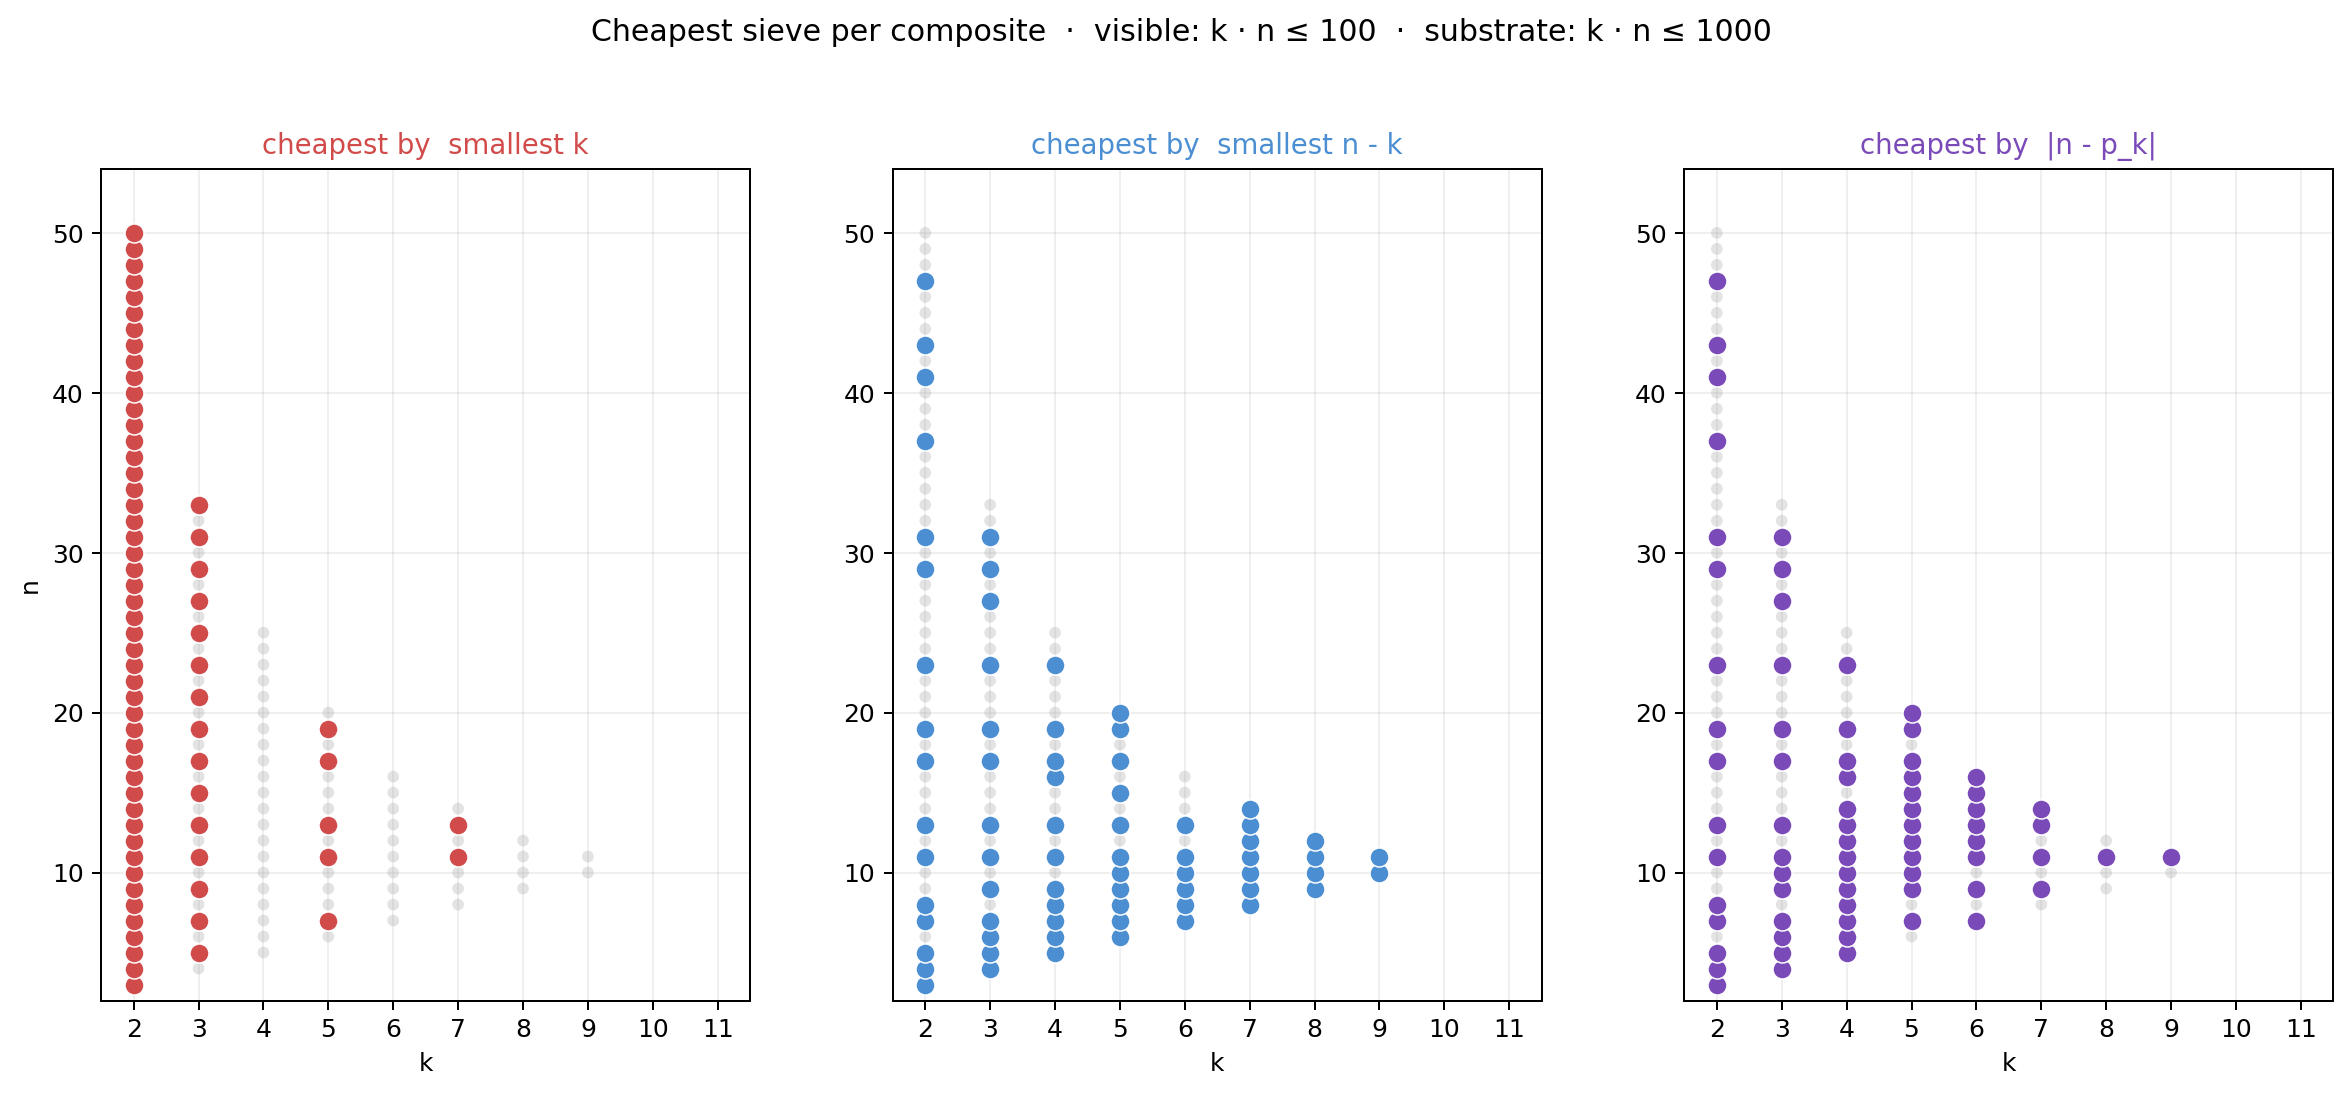

Recreate this plot in Python.
"""
Plot 9: cheapest sieve per target.

For each composite N in witnesses.npz, find the witness pair (k, n)
that minimizes each of three cost functions on the implied row map:

  cost_k     = k                  catch N at the earliest position
  cost_diag  = n - k              most balanced factorization
  cost_prime = |n - p_k|          closest to the prime row map

Render a 3-panel figure showing the cheapest-sieve winners over the
visible lattice (PLOT_BOUND = 100). Save winners.npz mapping each
composite up to DATA_BOUND = 1000 to its winner under each cost.
Compute the agreement rate -- fraction of composites where all three
costs pick the same winner -- and the pairwise agreement rates.

Run with `sage cheapest_sieve.py`.
"""

import numpy as np
import matplotlib.pyplot as plt

PLOT_BOUND = 100
WITNESSES_PATH = "../witness_density/witnesses.npz"


# --- Primes (for cost_prime) ---

def small_primes(limit):
    """Primes up to limit by sieve of Eratosthenes."""
    sieve = [True] * (limit + 1)
    sieve[0] = sieve[1] = False
    for i in range(2, int(limit ** 0.5) + 1):
        if sieve[i]:
            for j in range(i * i, limit + 1, i):
                sieve[j] = False
    return [i for i in range(limit + 1) if sieve[i]]


# Need p_k for k up to floor(sqrt(DATA_BOUND)) ~ 31. 200 gives plenty.
PRIMES = small_primes(200)


def p_k(k):
    """k-th prime, 1-indexed."""
    return PRIMES[k - 1]


# --- Load witnesses substrate ---

def load_witnesses(path):
    data = np.load(path)
    bound = int(data["bound"][0])
    min_k = int(data["min_k"][0])
    out = {}
    for key in data.files:
        if key.startswith("N_"):
            N = int(key[2:])
            out[N] = data[key]
    return out, bound, min_k


witnesses, DATA_BOUND, MIN_K = load_witnesses(WITNESSES_PATH)
print("loaded %d composites from %s (bound=%d, min_k=%d)"
      % (len(witnesses), WITNESSES_PATH, DATA_BOUND, MIN_K))


# --- Cost functions ---

def cost_k(k, n):
    return k


def cost_diag(k, n):
    return n - k


def cost_prime(k, n):
    return abs(n - p_k(k))


COSTS = [
    ("smallest k",     "cost_k",     cost_k,     "#d24b4b"),
    ("smallest n - k", "cost_diag",  cost_diag,  "#4b8fd2"),
    ("|n - p_k|",      "cost_prime", cost_prime, "#7a4bb8"),
]


def cheapest(pairs, cost_fn):
    """argmin over (k, n) witness pairs of the cost function."""
    return min(pairs, key=lambda p: cost_fn(int(p[0]), int(p[1])))


# --- Compute winners ---

winners = {key: {} for (_, key, _, _) in COSTS}
for N, ws in witnesses.items():
    pairs = [(int(p[0]), int(p[1])) for p in ws]
    for (_, key, fn, _) in COSTS:
        winners[key][N] = cheapest(pairs, fn)


# --- Sanity checks: each winner is in the witness list and is the
# argmin under its cost. ---
for N, ws in witnesses.items():
    pairs = [(int(p[0]), int(p[1])) for p in ws]

    w_k = winners["cost_k"][N]
    assert tuple(w_k) in pairs
    assert w_k[0] == min(p[0] for p in pairs)

    w_d = winners["cost_diag"][N]
    assert tuple(w_d) in pairs
    assert w_d[1] - w_d[0] == min(p[1] - p[0] for p in pairs)

    w_p = winners["cost_prime"][N]
    assert tuple(w_p) in pairs
    assert (abs(w_p[1] - p_k(w_p[0]))
            == min(abs(p[1] - p_k(p[0])) for p in pairs))


# --- Save substrate ---

all_Ns = sorted(witnesses.keys())
save_dict = {
    "data_bound": np.array([DATA_BOUND]),
    "min_k":      np.array([MIN_K]),
    "N":          np.array(all_Ns, dtype=int),
}
for (_, key, _, _) in COSTS:
    save_dict["%s_winners" % key] = np.array(
        [winners[key][N] for N in all_Ns], dtype=int
    )

np.savez_compressed("winners.npz", **save_dict)
print("wrote winners.npz with %d composites" % len(all_Ns))


# --- Agreement rates ---

agree_all = 0
for N in all_Ns:
    w = [winners[key][N] for (_, key, _, _) in COSTS]
    if w[0] == w[1] == w[2]:
        agree_all += 1
rate_all = agree_all / len(all_Ns)


def pairwise(key1, key2):
    agree = sum(1 for N in all_Ns if winners[key1][N] == winners[key2][N])
    return agree / len(all_Ns)


pair_kd = pairwise("cost_k",    "cost_diag")
pair_kp = pairwise("cost_k",    "cost_prime")
pair_dp = pairwise("cost_diag", "cost_prime")

print("")
print("Agreement rates over %d composites (k * n <= %d):" % (len(all_Ns), DATA_BOUND))
print("  all three agree:           %d / %d = %.4f" % (agree_all, len(all_Ns), rate_all))
print("  cost_k    + cost_diag:     %.4f" % pair_kd)
print("  cost_k    + cost_prime:    %.4f" % pair_kp)
print("  cost_diag + cost_prime:    %.4f" % pair_dp)
print("")


# --- Render the 3-panel figure ---

# Visible lattice: (k, n) with k * n <= PLOT_BOUND, k >= MIN_K, k < n.
k_max_vis = int(PLOT_BOUND ** 0.5) + 1
visible_lattice = []
for k in range(MIN_K, k_max_vis + 1):
    for n in range(k + 1, PLOT_BOUND // k + 1):
        if k * n <= PLOT_BOUND:
            visible_lattice.append((k, n))

vis_xs = [p[0] for p in visible_lattice]
vis_ys = [p[1] for p in visible_lattice]
y_max = max(vis_ys) + 4


fig, axes = plt.subplots(1, 3, figsize=(16, 6),
                         gridspec_kw={"wspace": 0.22})

for ax, (label, key, fn, color) in zip(axes, COSTS):
    # Faint gray for all visible lattice points.
    ax.scatter(vis_xs, vis_ys, s=22, c="#cccccc",
               edgecolors="none", alpha=0.55, zorder=1)

    # Bright color for winners under this cost.
    win_xs, win_ys = [], []
    for (k, n) in visible_lattice:
        N = k * n
        if N in winners[key] and tuple(winners[key][N]) == (k, n):
            win_xs.append(k)
            win_ys.append(n)

    ax.scatter(win_xs, win_ys, s=58, c=color,
               edgecolors="white", linewidths=0.6, zorder=3)

    ax.set_xlim(MIN_K - 0.5, k_max_vis + 0.5)
    ax.set_ylim(MIN_K, y_max)
    ax.set_xticks(range(MIN_K, k_max_vis + 1))
    ax.set_xlabel("k")
    if ax is axes[0]:
        ax.set_ylabel("n")
    ax.set_title("cheapest by  %s" % label, color=color, fontsize=11)
    ax.grid(True, alpha=0.2)

fig.suptitle(
    "Cheapest sieve per composite  ·  visible: k · n ≤ %d  ·  substrate: k · n ≤ %d"
    % (PLOT_BOUND, DATA_BOUND),
    y=1.02, fontsize=12,
)

plt.tight_layout()
plt.savefig("cheapest_sieve.png", dpi=180, bbox_inches="tight")
print("wrote cheapest_sieve.png")
